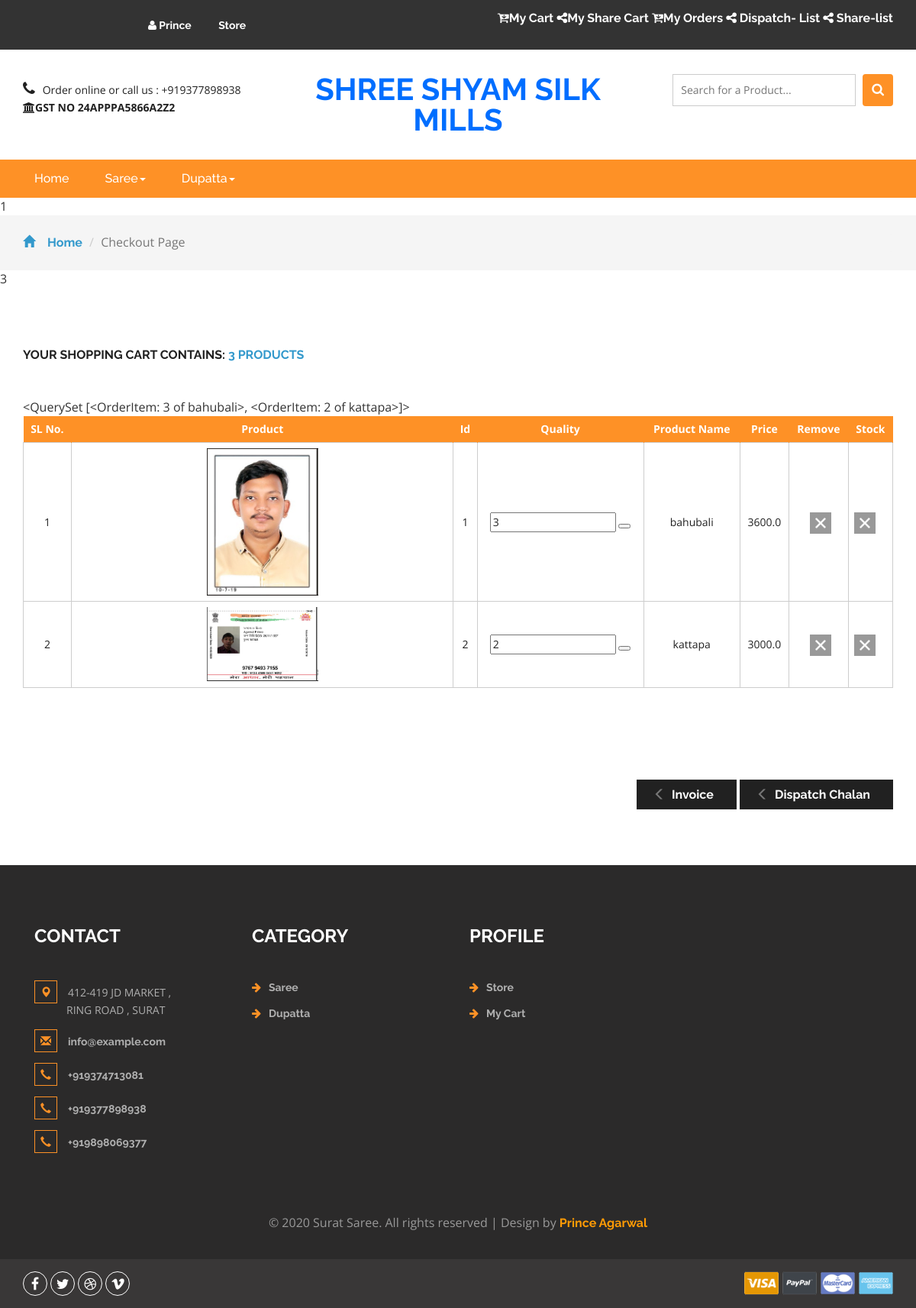
Screenshot of /api/dispatch-summary/23/ (signed in) with the database file from the repository.
### core/models.py (models this page shows, shortened)
class Category(models.Model):
    name = models.CharField(max_length=200)
    slug = models.SlugField()
    parent = models.ForeignKey('self',blank=True, null=True ,related_name='children',on_delete= models.CASCADE)
    class Meta:
        unique_together = ('slug', 'parent',)
        verbose_name_plural = "categories"
    def __str__(self):
        full_path = [self.name]
        k = self.parent
        while k is not None:
            full_path.append(k.name)
            k = k.parent
        return ' -> '.join(full_path[::-1])

class OrderItem(models.Model):
    user = models.ForeignKey(settings.AUTH_USER_MODEL,
                             on_delete=models.CASCADE)
    ordered = models.BooleanField(default=False)
    item = models.ForeignKey(Item, on_delete=models.CASCADE)
    item_variations = models.ManyToManyField(ItemVariation)
    quantity = models.IntegerField(default=1)
    def __str__(self):
        return f"{self.quantity} of {self.item.title}"
    def get_total_item_price(self):
        return self.quantity * self.item.price

class Item(models.Model):
    title = models.CharField(max_length=100)
    price = models.FloatField()
    discount_price = models.FloatField(blank=True, null=True)
    category = models.ForeignKey('Category', null=True, blank=True,on_delete= models.CASCADE)
    label = models.CharField(choices=LABEL_CHOICES, max_length=1)
    slug = models.SlugField()
    stock = models.BooleanField(default=True)
    description = models.TextField()
    image = models.ImageField()
    def get_absolute_url(self):
        return reverse("product-detail", kwargs={
            'slug': self.slug
        })

### core/api/views.py (the view)
# urls.py: path('dispatch-summary/<pk>/', DispatchOrder, name="dispatch-order"),
def DispatchOrder(request,pk):
    if request.method =="GET" :
        order = Order.objects.get(id=pk)
        return render( request, 'core/checkout.html',{'dispatch_final':1,"object":order})
    else:
        return redirect('index')

### Cashbackclick/context_processor.py (called while the page is built)
def add_variable_to_context(request):
    csrf_token = django.middleware.csrf.get_token(request)
    return {
        'csrf_token':csrf_token,
        'category_list': Category.objects.all()
    }

def add_form_to_context(request):
    return {
        'loginform': SignInViaUsernameForm
    }

def present_order(request):
    try:
        if request.user.is_authenticated:
            Present_order = Order.objects.get(user = request.user, ordered = False)
            return {
                'present_order': Present_order
            }
        else:
            return {
            'present_order': 0
            }
    except Order.DoesNotExist:
        return {
            'present_order': 0
        }

### core/templates/core/checkout.html (shortened to what this page needs)
{% extends 'layouts/default/page.html' %}
{% load static %}
{% block content %}
	<div class="breadcrumbs">
		<div class="container">
			<ol class="breadcrumb breadcrumb1">
				<li><a href="{% url 'index' %}"><span class="glyphicon glyphicon-home" aria-hidden="true"></span>Home</a></li>
				<li class="active">Checkout Page</li>
			</ol>
		</div>
	</div>3
	<div class="checkout">
		<div class="container">
			<h2>Your shopping cart contains: <span>3 Products</span></h2>
			<div class="checkout-right">
				{% if dispatch %}
				<table class="timetable_sub">
					<thead>
						<tr>
							<th>SL No.</th>
							<th>Order_id</th>
							<th>Order_date</th>
							<th>Order From</th>
							<th>Price</th>
							<th>Remove</th>
						</tr>
					</thead>
					{% for item in object %}
					<tr class="rem{{forloop.counter}}">
						<td class="invert">{{forloop.counter}}</td>
						<td class="invert" id = "product{{item.item.id}}">{{item.id}}</td>
						<td class="invert">{{item.ordered_date}}</td>
						<td class="invert">{{ item.user}}</td>
						<td class="invert" id="price{{item.item.id}}">{{ item.get_total }}</td>
						<td class="invert">
								{% if item.dispatched %}
								<a href="{% url 'generate_invoice_pdf' item.id %}"> Dispatch Challan </a>
								{% else %}
								<a href="{% url 'dispatch-order' item.id %}"> Dispatch </a>
								{% endif %}
						</td>
					</tr>
					{% endfor %}
				</table>
				{% elif dispatch_final %}
				<table class="timetable_sub">
					<thead>
						<tr>
							<th>SL No.</th>
							<th>Product</th>
							<th>Id</th>
							<th>Quality</th>
							<th>Product Name</th>
							<th>Price</th>
							<th>Remove</th>
							<th>Stock</th>
						</tr>
					</thead>
					{% for item in object.items.all %}
					<tr class="rem{{forloop.counter}}">
						<td class="invert">{{forloop.counter}}</td>
						<td class="invert-image"><a href="{{item.item.get_absolute_url}}"><img src="{{item.item.image.url}}" alt=" " class="img-responsive" /></a></td>
						<td class="invert" id = "product{{item.item.id}}">{{item.item.id}}</td>
						<td class="invert">
								<div class="quantity">
									<input type="number" id="quantity{{item.id}}" name="quantity" min="1" value = {{item.quantity}}>
									<button onclick="myFunction{{item.item.id}}()"></button>
								</div>
						</td>
						<td class="invert">{{ item.item.title }}</td>
						<td class="invert" id="price{{item.item.id}}">{{ item.get_total_item_price }}</td>
						<td class="invert" >
							<div class="rem">
								<div class="close{{forloop.counter}}"> </div>
							</div>
						</a></td>
						<td class="invert" >
							<div class="rem">
								<div class="close{{forloop.counter}}"> </div>
							</div>
						</a></td>
					</tr>
					{% endfor %}
				</table>
				<div class="checkout-right-basket">
					<a href="{% url 'generate_invoice_pdf' object.id %}"><span class="glyphicon glyphicon-menu-left" aria-hidden="true"></span>Invoice</a>
					<a href="{% url 'generate_dispatch_pdf' object.id %}"><span class="glyphicon glyphicon-menu-left" aria-hidden="true"></span>Dispatch Chalan</a>
				</div>
			{% endif %}
		</div>
	</div>
			</div>
{% endblock %}
{% block footer_scripts %}
<link href="css/skdslider.css" rel="stylesheet">
{% endblock %}

### content/templates/layouts/default/page.html (shortened to what this page needs)
{% load static %}
<!DOCTYPE html>
<html>
<head>
<link href="{% static 'css/bootstrap.css' %}" rel="stylesheet" type="text/css" media="all" />
<link href="{% static 'css/style.css' %}" rel="stylesheet" type="text/css" media="all" />
<link href="{% static 'css/font-awesome.css' %}" rel="stylesheet">
<link href="{% static 'select2/dist/css/select2.min.css' %}" rel="stylesheet" />
</head>
<body>
	<div class="agileits_header">
		<div class="container">
			<div class="agile-login">
				{% if request.user.is_authenticated %}
				<ul>
                    <li> <a href="#" > <i class="fa fa-user" aria-hidden="true"></i> {{request.user.username}} </a></li>
                    <li> <a href="{% url 'product-list' %}" >  Store </a></li>
				</ul>
				</div>
				<div class="product_list_header" >
                    {% if request.user.userprofile.owner %}
                    {% if present_order %}
                    <a  style="color:white" href = "{% url 'order-summary' present_order.id %}"><i class="fa fa-cart-arrow-down" aria-hidden="true"></i>My Cart</a>
                    {% endif %}
                    <a style="color:white" href = "{% url 'share-summary' %}"><i class="fa fa-share-alt" aria-hidden="true"></i>My Share Cart</a>
                    <a style="color:white" href = "{% url 'order-list' %}"><i class="fa fa-cart-arrow-down" aria-hidden="true"></i>My Orders<t></t></a>
					<a style="color:white" href = "{% url 'dispatch-summary' %}"><i class="fa fa-share-alt" aria-hidden="true"></i> Dispatch- List<t></t></a>
                    <a style="color:white" href = "{% url 'share-list' %}"><i class="fa fa-share-alt" aria-hidden="true"></i> Share-list<t></t>  </a>
                    {% else %}
                    {% if present_order %}
                    <a  style="color:white" href = "{% url 'order-summary' present_order.id %}"><i class="fa fa-cart-arrow-down" aria-hidden="true"></i>My Cart</a>
                    {% endif %}
                    <a style="color:white" href = "{% url 'order-list' %}"><i class="fa fa-cart-arrow-down" aria-hidden="true"></i>My Orders</a>
                    {% endif %}
                </div>
				{% else %}
				<ul>
					<li><a href="{% url  'accounts:sign_up' %}"> Create Account </a></li>
					<li><a href="{% url  'accounts:log_in' %}">Login</a></li>
				</ul>
		</div>
				{% endif %}
			<div class="clearfix"> </div>
		</div>
	</div>
	<div class="logo_products">
		<div class="container">
		<div class="w3ls_logo_products_left1">
				<ul class="phone_email">
                    <li><i class="fa fa-phone" aria-hidden="true"></i>Order online or call us : +919377898938 </li>
                    <br>
                    <strong><li><i class="fa fa-university" aria-hidden="true"></i>GST NO 24APPPA5866A2Z2</li> </strong>
				</ul>
			</div>
			<div class="w3ls_logo_products_left">
				<h1><a href="{% url 'index' %}">Shree Shyam Silk Mills</a></h1>
            </div>
            {% if request.user.is_authenticated %}
		<div class="w3l_search">
			<form action="{% url 'search' %}" method="post">
                <input type="search" name="search" placeholder="Search for a Product..." required="">
				<button type="submit" class="btn btn-default search" aria-label="Left Align">
					<i class="fa fa-search" aria-hidden="true"> </i>
				</button>
			</form>
        </div>
        {% endif %}
			<div class="clearfix"> </div>
		</div>
	</div>
{% if request.user.is_authenticated %}
	<div class="navigation-agileits">
		<div class="container">
			<nav class="navbar navbar-default">
							<div class="collapse navbar-collapse" id="bs-megadropdown-tabs">
								<ul class="nav navbar-nav">
									<li class="active"><a href="{% url 'index' %}" class="act">Home</a></li>
									{% for category in category_list %}
									{% if category.parent %}
									{% else %}
									{% if category.children %}
									<li class="dropdown">
										<a href="{% url 'category-page' category.id %}" class="dropdown-toggle" data-toggle="dropdown">{{category.name}}<b class="caret"></b></a>
									</li>
									{% else %}
									<li><a href="{% url 'category-page' category.id %}">{{category.name}}</a></li>
									{% endif %}
									{% endif %}
									{% endfor %}
								</ul>
							</div>
							</nav>
			</div>
		</div>
{% endif %}
{% if request.user.is_authenticated %}
{{user_valid}}
{% if user_valid %}
    {% block content %}{% endblock %}
{% endif %}
{% endif %}
<div class="footer">
    <div class="container">
        <div class="w3_footer_grids">
            <div class="col-md-3 w3_footer_grid">
                <h3>Contact</h3>
                <ul class="address">
                    <li><i class="glyphicon glyphicon-map-marker" aria-hidden="true"></i>412-419 JD MARKET , <span> RING ROAD , SURAT</span></li>
                    <li><i class="glyphicon glyphicon-envelope" aria-hidden="true"></i><a href="mailto:info@example.com">info@example.com</a></li>
                    <li><i class="glyphicon glyphicon-earphone" aria-hidden="true"></i><a href="tel:+919374713081">+919374713081</a></li>
                    <li><i class="glyphicon glyphicon-earphone" aria-hidden="true"></i><a href="tel:+919377898938">+919377898938</a></li>
                    <li><i class="glyphicon glyphicon-earphone" aria-hidden="true"></i><a href="tel:+919898069377">+919898069377</a></li>
                </ul>
            </div>
            {% if request.user.is_authenticated %}
            <div class="col-md-3 w3_footer_grid">
                <h3>Category</h3>
                <ul class="info">
									{% for category in category_list %}
									{% if category.parent %}
									{% else %}
									{% if category.children %}
                                    <li><i class="fa fa-arrow-right" aria-hidden="true"></i><a href="{% url 'category-page' category.id %}">{{category.name}}</a></li>
									{% else %}
									<li><a href="{% url 'category-page' category.id %}">{{category.name}}</a></li>
									{% endif %}
									{% endif %}
									{% endfor %}
                    </ul>
            </div>
            <div class="col-md-3 w3_footer_grid">
                <h3>Profile</h3>
                <ul class="info">
                    <li><i class="fa fa-arrow-right" aria-hidden="true"></i><a href="{% url 'product-list' %}">Store</a></li>
                    {% if present_order %}
                    <li><i class="fa fa-arrow-right" aria-hidden="true"></i><a href="{% url 'order-summary' present_order.id %}">My Cart</a></li>
                   {% endif %}
                </ul>
            </div>
            {% endif %}
            <div class="clearfix"> </div>
        </div>
    </div>
    <div class="footer-copy">
        <div class="container">
            <p>© 2020 Surat Saree. All rights reserved | Design by <a href="http://w3layouts.com/">Prince Agarwal</a></p>
        </div>
    </div>
</div>
<div class="footer-botm">
        <div class="container">
            <div class="w3layouts-foot">
                <ul>
                    <li><a href="#" class="w3_agile_facebook"><i class="fa fa-facebook" aria-hidden="true"></i></a></li>
                    <li><a href="#" class="agile_twitter"><i class="fa fa-twitter" aria-hidden="true"></i></a></li>
                    <li><a href="#" class="w3_agile_dribble"><i class="fa fa-dribbble" aria-hidden="true"></i></a></li>
                    <li><a href="#" class="w3_agile_vimeo"><i class="fa fa-vimeo" aria-hidden="true"></i></a></li>
                </ul>
            </div>
            <div class="payment-w3ls">
                <img src="{% static 'images/card.png' %}" alt=" " class="img-responsive">
            </div>
            <div class="clearfix"> </div>
        </div>
    </div>
<link href="{% static 'css/skdslider.css' %}" rel="stylesheet">
{% block footer_scripts %}
{% endblock footer_scripts %}
</body>
</html>

### content/templates/layouts/default/page.html (style rules this page uses)
* { box-sizing: border-box; -webkit-box-sizing: border-box; -moz-box-sizing: border-box; }

### rows the page displays
Category: name "Saree"
Category: name "Dupatta"
OrderItem: item.image (picture), item.id "1", quantity "3", item "bahubali", get_total_item_price "3600.0"
OrderItem: item.image (picture), item.id "2", quantity "2", item "kattapa", get_total_item_price "3000.0"

### other values shown
{{ request.user.username }} "Prince"
{{ user_valid }} "1"
